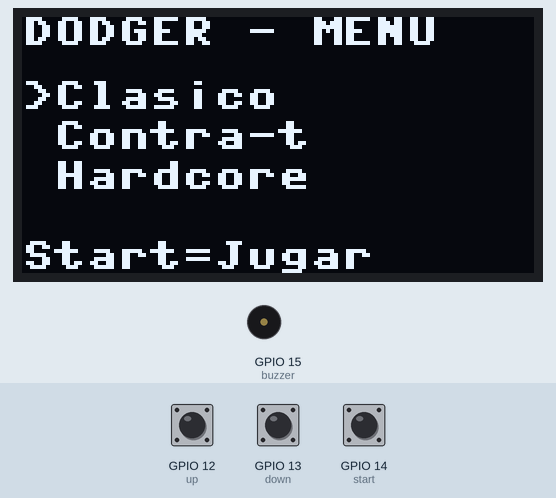
This program was run on a simulated ESP32 board running MicroPython. On the bench: 128×64 one-colour display, buzzer (waves = sounding). Inputs (shaded band) come from the test bench; at power-on: GPIO 14 (start) HIGH, GPIO 12 (up) HIGH, GPIO 13 (down) HIGH. Random numbers come from a fixed seed.

Above: at 1.2 s.
1.3 s: GPIO 14 (start) pulled LOW for 0.15 s
At 1.59 s:
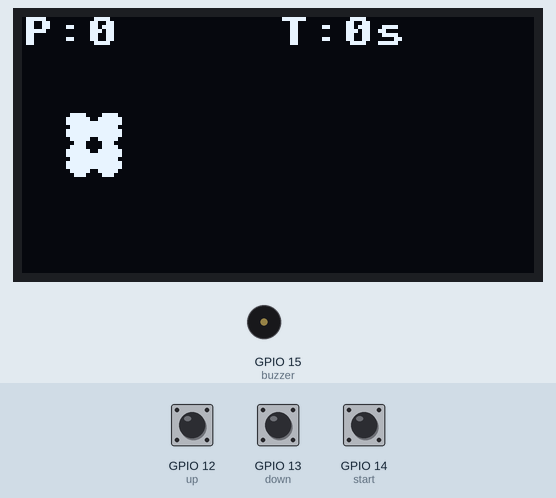
2.0 s: GPIO 14 (start) pulled LOW for 1 s
At 3.0 s:
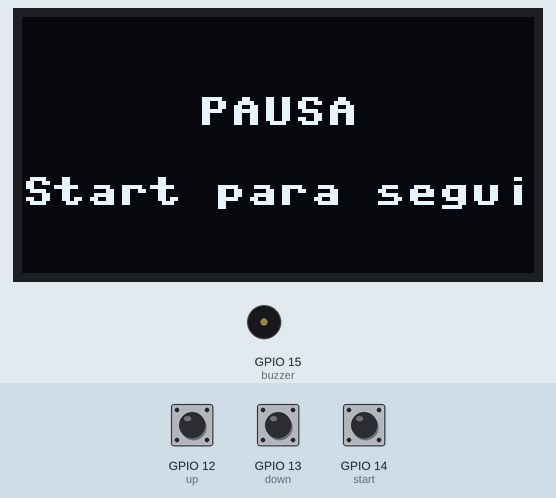
3.6 s: GPIO 12 (up) pulled LOW for 0.15 s
4.3 s: GPIO 13 (down) pulled LOW for 0.15 s
5.0 s: GPIO 12 (up) pulled LOW for 1 s
At 5.27 s:
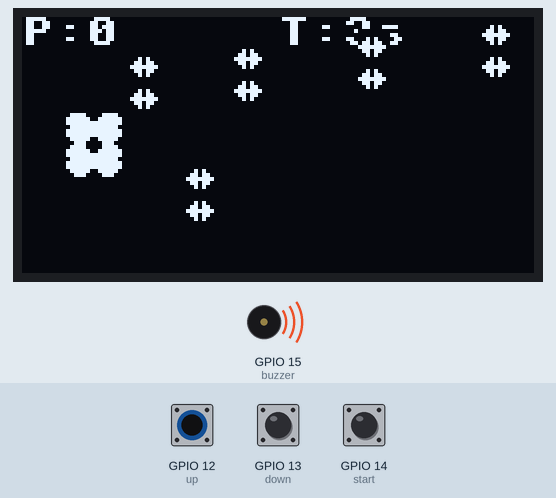
7.5 s: GPIO 14 (start) pulled LOW for 3.2 s
At 7.98 s:
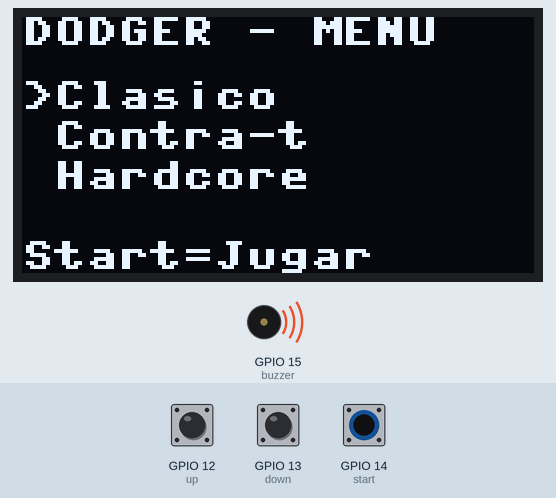
Timing chart, 0 to 12.2 s (numbered marks = the images above; inputs shaded):
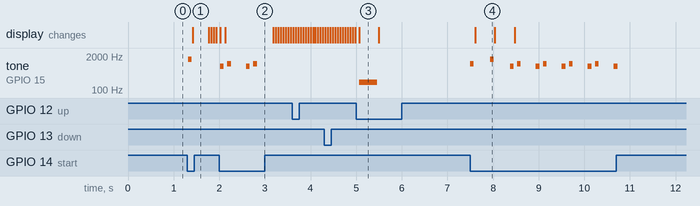

The program:

Codigo_segui_4.py
```python
from machine import Pin, I2C, PWM
import ssd1306, framebuf, time, urandom

# --- CONFIGURACIÓN GENERAL ---
SDA, SCL = 21, 22
OLED_W, OLED_H = 128, 64
BTN_UP, BTN_DOWN, BTN_START = 12, 13, 14
BUZZ = 15

# --- OLED ---
i2c = I2C(0, scl=Pin(SCL), sda=Pin(SDA)) # crea
oled = ssd1306.SSD1306_I2C(OLED_W, OLED_H, i2c) # incia

# --- BOTONES y BUZZER ---
up = Pin(BTN_UP, Pin.IN, Pin.PULL_UP)
down = Pin(BTN_DOWN, Pin.IN, Pin.PULL_UP) # configura
start = Pin(BTN_START, Pin.IN, Pin.PULL_UP)
buzzer = PWM(Pin(BUZZ)) # diferents
buzzer.duty(0)

def beep(f=1000, t=80):
    buzzer.freq(f) # vibra
    buzzer.duty(512) # energia
    time.sleep_ms(t)
    buzzer.duty(0)

# --- ❤️ SPRITE DEL JUGADOR (corazón # datos
SPR_PLAYER = bytearray([
    0x00,0x36,0x7F,0xFF,0xFF,0xFF,0x7E,0x3C,
    0x3C,0x7E,0xFF,0xFF,0xFF,0x7F,0x36,0x00,
    0x00,0x36,0x7F,0xFF,0xFF,0xFF,0x7E,0x3C,
    0x3C,0x7E,0xFF,0xFF,0xFF,0x7F,0x36,0x00
])
fb_player = framebuf.FrameBuffer(SPR_PLAYER, 16, 16, framebuf.MONO_VLSB) # convierte

# --- ⭐ SPRITE DEL OBSTÁCULO (estrella 8x16, figura,estrella) ---
SPR_STAR = bytearray([
    0x10,0x38,0x7C,0x10,0x7C,0x38,0x10,0x00,
    0x10,0x38,0x7C,0x10,0x7C,0x38,0x10,0x00
])
fb_star = framebuf.FrameBuffer(SPR_STAR, 8, 16, framebuf.MONO_VLSB)

# --- VARIABLES ---
player_x, player_y = 10, 24
obstacles = []
mode = 0
state = 0
score = 0
start_time = 0

# --- FUNCIONES ---
def spawn_obstacle():
    y = urandom.getrandbits(6) % (OLED_H - 16) # posicion
    speed = 80 if mode == 0 else (100 if mode == 1 else 130)
    obstacles.append({'x': OLED_W, 'y': y, 'speed': speed})

def draw():
    oled.fill(0)
    if state == 0:
        oled.text("DODGER - MENU", 0, 0)
        opciones = ["Clasico", "Contra-t", "Hardcore"]
        for i, m in enumerate(opciones):
            mark = ">" if i == mode else " "
            oled.text(f"{mark}{m}", 0, 16 + i * 10)
        oled.text("Start=Jugar", 0, 56)
    elif state == 1:
        oled.text(f"P:{score}", 0, 0)
        oled.text(f"T:{(time.ticks_ms()-start_time)//1000}s", 64, 0)
        oled.blit(fb_player, player_x, player_y)
        for o in obstacles:
            oled.blit(fb_star, int(o['x']), int(o['y']))
    elif state == 2:
        oled.text("PAUSA", 44, 20)
        oled.text("Start para seguir", 0, 40)
    elif state == 3:
        oled.text("GAME OVER", 20, 20)
        oled.text(f"Puntos:{score}", 0, 40)
    oled.show()

def choque(x1, y1, w1, h1, x2, y2, w2, h2):
    return not (x1+w1 <= x2 or x2+w2 <= x1 or y1+h1 <= y2 or y2+h2 <= y1)

# --- INICIO ---
draw()
last = time.ticks_ms()

# --- BUCLE PRINCIPAL ---
while True:
    # MENÚ
    if state == 0:
        if not up.value(): mode = (mode - 1) % 3; beep(); draw() # detecta
        if not down.value(): mode = (mode + 1) % 3; beep(); draw()
        if not start.value():
            state = 1; beep(1500)
            obstacles, score = [], 0
            start_time = time.ticks_ms()
            draw()
            time.sleep_ms(300)

    # JUEGO
    elif state == 1:
        if not up.value(): player_y = max(0, player_y - 8)
        if not down.value(): player_y = min(OLED_H - 16, player_y + 8)
        if not start.value(): state = 2; beep(800)
        now = time.ticks_ms()
        if time.ticks_diff(now, last) > 700:
            spawn_obstacle()
            last = now
        new_obs = []
        for o in obstacles:
            o['x'] -= o['speed'] * 0.03
            if o['x'] + 8 > 0:
                new_obs.append(o)
            else:
                score += 1
        obstacles = new_obs
        for o in obstacles:
            if choque(player_x, player_y, 16, 16, o['x'], o['y'], 8, 16):
                beep(200, 400)
                state = 3
        draw()
        if mode == 1 and (time.ticks_ms() - start_time) > 60000:
            state = 3

    # PAUSA
    elif state == 2:
        draw()
        if not start.value():
            state = 1
            beep(1000)
            time.sleep_ms(300)

    # GAME OVER
    elif state == 3:
        draw()
        if not start.value():
            state = 0
            beep(1000)
            draw()
            time.sleep_ms(300)

    time.sleep_ms(30)
```

Measured:
- after the input at 1.3 s, tone on GPIO 15 (buzzer): silent → 1500 Hz at once, → silent 0.08 s later; the display: changes after 0.12 s (image 1)
- after the input at 2.0 s, tone on GPIO 15 (buzzer): plays 800 Hz for 0.08 s, 1000 Hz for 0.08 s, 800 Hz for 0.08 s, 1000 Hz for 0.08 s, starting at once
- after the input at 7.5 s, tone on GPIO 15 (buzzer): plays 1000 Hz for 0.08 s, 1500 Hz for 0.08 s, 800 Hz for 0.08 s, 1000 Hz for 0.08 s, 800 Hz for 0.08 s, 1000 Hz for 0.08 s … (11 notes in this stretch), starting at once; the display: changes after 0.11 s (image 4)
- what the display in image 3 shows lasts 0.4 s, from 5.1 s to 5.5 s
